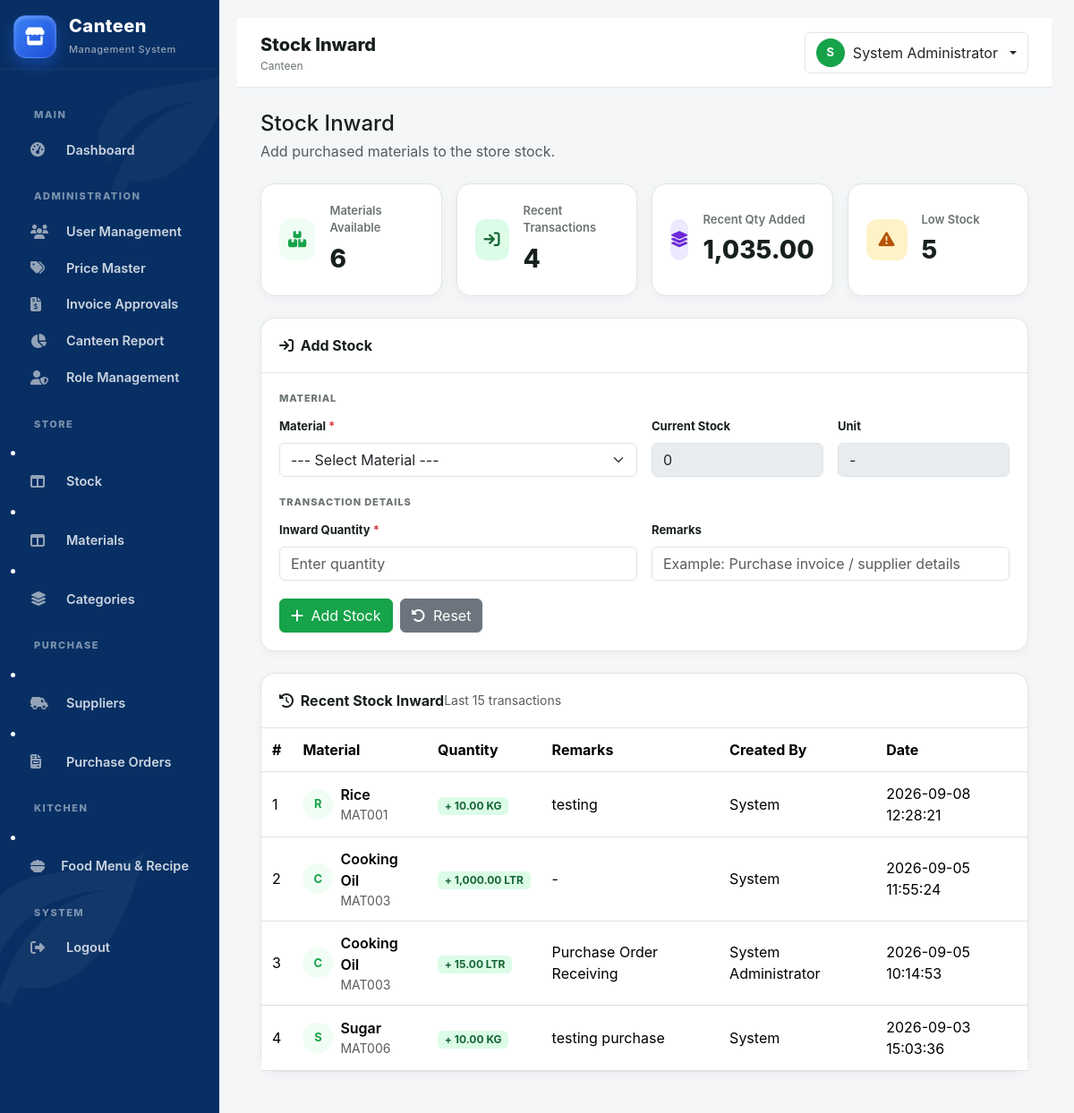
Page /store/stock_inward.php (signed in) on the earlier database version.
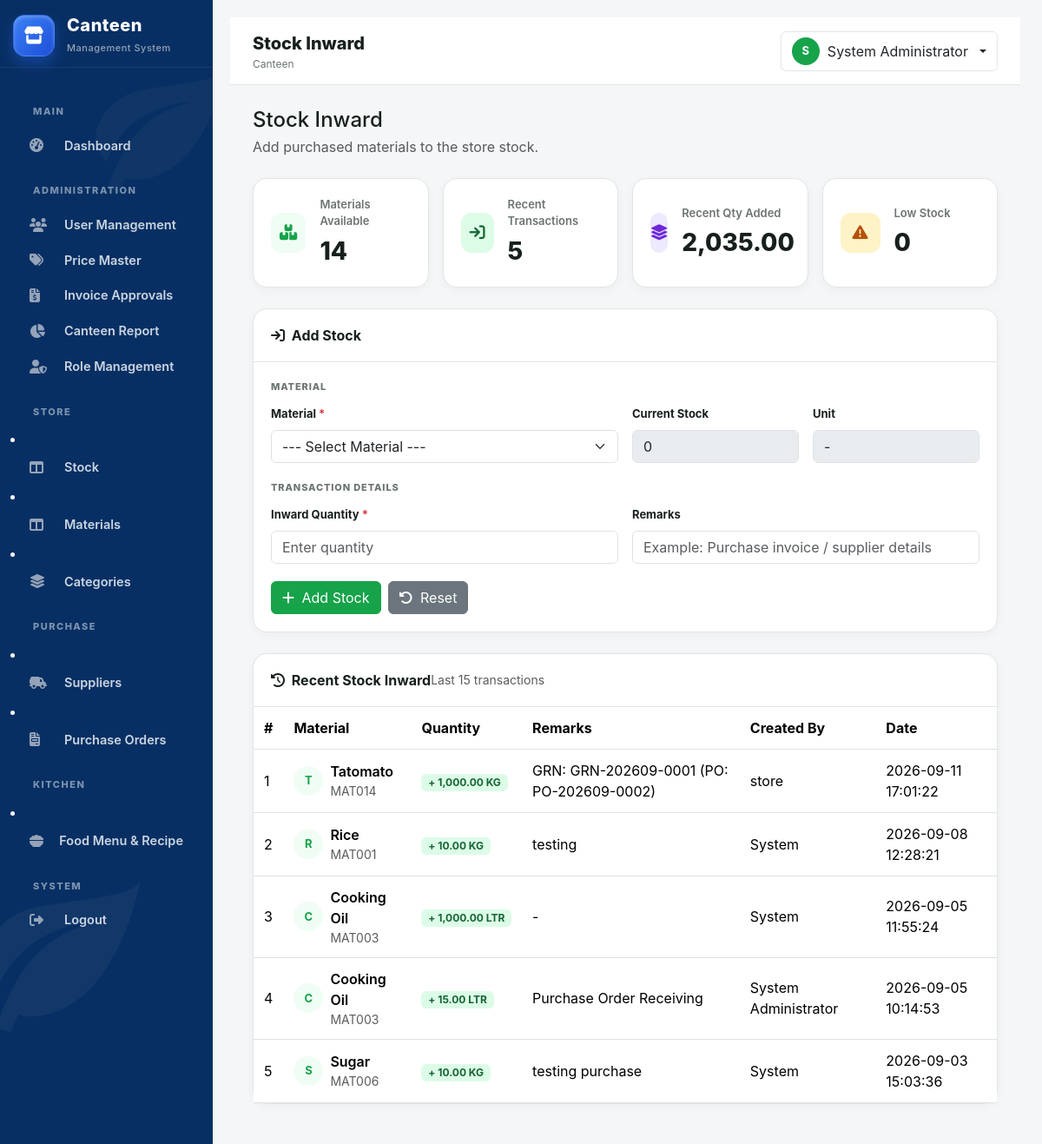
Same page on the later database version.
### tables this page shows
CREATE TABLE `stock_transactions` (
  `id` int(10) UNSIGNED NOT NULL,
  `material_id` int(10) UNSIGNED NOT NULL,
  `transaction_type` enum('PURCHASE','ISSUE_KITCHEN','RETURN','ADJUSTMENT') NOT NULL,
  `quantity` decimal(12,2) NOT NULL,
  `reference_no` varchar(100) DEFAULT NULL,
  `reference_id` int(10) UNSIGNED DEFAULT NULL,
  `remarks` varchar(255) DEFAULT NULL,
  `created_by` int(10) UNSIGNED DEFAULT NULL,
  `created_at` datetime DEFAULT current_timestamp()
);

CREATE TABLE `materials` (
  `id` int(10) UNSIGNED NOT NULL,
  `material_code` varchar(50) DEFAULT NULL,
  `material_name` varchar(150) NOT NULL,
  `category` varchar(100) DEFAULT NULL,
  `unit` varchar(50) NOT NULL,
  `unit_price` decimal(10,2) NOT NULL DEFAULT 0.00,
  `minimum_stock` decimal(12,2) DEFAULT 0.00,
  `current_stock` decimal(12,2) DEFAULT 0.00,
  `status` enum('Enable','Disabled') DEFAULT 'Enable',
  `created_at` datetime DEFAULT current_timestamp(),
  `updated_at` datetime DEFAULT NULL ON UPDATE current_timestamp()
);

CREATE TABLE `users` (
  `id` int(10) UNSIGNED NOT NULL,
  `role_id` int(10) UNSIGNED NOT NULL,
  `employee_code` varchar(50) DEFAULT NULL,
  `employee_name` varchar(150) NOT NULL,
  `email` varchar(150) NOT NULL,
  `password` varchar(255) NOT NULL,
  `status` enum('Enable','Disabled') NOT NULL DEFAULT 'Enable',
  `created_at` datetime NOT NULL DEFAULT current_timestamp(),
  `updated_at` datetime DEFAULT NULL ON UPDATE current_timestamp()
);

### includes/functions.php (called while the page is built, shortened)
<?php
function e(?string $value): string {
    return htmlspecialchars($value ?? '', ENT_QUOTES, 'UTF-8');
}

### store/stock_inward.php (the view, shortened to what the changed rows need)
<?php
require_once __DIR__ . '/../config/database.php';
require_once __DIR__ . '/../includes/functions.php';
$stmt = $con->query("
    SELECT
        id,
        material_code,
        material_name,
        category,
        unit,
        current_stock,
        minimum_stock
    FROM materials
    WHERE status = 'Enable'
    ORDER BY material_name ASC
");
$materials = $stmt->fetchAll();
$stmt = $con->query("
    SELECT
        st.id,
        st.quantity,
        st.remarks,
        st.created_at,
        m.material_code,
        m.material_name,
        m.unit,
        u.employee_name
    FROM stock_transactions st
    INNER JOIN materials m
        ON m.id = st.material_id
    LEFT JOIN users u
        ON u.id = st.created_by
    WHERE st.transaction_type = 'PURCHASE'
    ORDER BY st.id DESC
    LIMIT 15
");
$recentInward = $stmt->fetchAll();
$availableMaterialsCount = count($materials);
$lowStockCount = 0;
foreach ($materials as $m) {
    if ((float)$m['current_stock'] <= (float)$m['minimum_stock']) {
        $lowStockCount++;
    }
}
$recentTransactionCount = count($recentInward);
$recentQuantityTotal = 0.0;
foreach ($recentInward as $row) {
    $recentQuantityTotal += (float)$row['quantity'];
}
require_once __DIR__ . '/../includes/header.php';
?>
<main class="main-content">
    <div class="page-body">
        <div class="row g-3 mb-4">
            <div class="col-6 col-lg-3">
                <div class="stat-card d-flex align-items-center gap-3">
                    <div>
                        <div class="stat-label">Materials Available</div>
                        <div class="stat-value"><?= $availableMaterialsCount ?></div>
                    </div>
                </div>
            </div>
            <div class="col-6 col-lg-3">
                <div class="stat-card d-flex align-items-center gap-3">
                    <div>
                        <div class="stat-label">Recent Transactions</div>
                        <div class="stat-value"><?= $recentTransactionCount ?></div>
                    </div>
                </div>
            </div>
            <div class="col-6 col-lg-3">
                <div class="stat-card d-flex align-items-center gap-3">
                    <div>
                        <div class="stat-label">Recent Qty Added</div>
                        <div class="stat-value"><?= number_format($recentQuantityTotal, 2) ?></div>
                    </div>
                </div>
            </div>
            <div class="col-6 col-lg-3">
                <div class="stat-card d-flex align-items-center gap-3">
                    <div>
                        <div class="stat-label">Low Stock</div>
                        <div class="stat-value"><?= $lowStockCount ?></div>
                    </div>
                </div>
            </div>
        </div>
        <div class="content-card">
            <div class="table-responsive">
                <table class="table table-hover align-middle mb-0">
                    <thead>
                        <tr>
                            <th>#</th>
                            <th>Material</th>
                            <th>Quantity</th>
                            <th>Remarks</th>
                            <th>Created By</th>
                            <th>Date</th>
                        </tr>
                    </thead>
                    <tbody>
                    <?php if (empty($recentInward)): ?>
                        <tr>
                            <td
                                colspan="6"
                                class="text-center text-muted py-5">
                                <i class="fa-solid fa-inbox fs-2 d-block mb-2"></i>
                                No stock inward transactions found.
                            </td>
                        </tr>
                    <?php else: ?>
                        <?php foreach ($recentInward as $index => $row): ?>
                            <?php
                            $initials = strtoupper(
                                substr($row['material_name'], 0, 1)
                            );
                            ?>
                            <tr>
                                <td>
                                    <?= $index + 1 ?>
                                </td>
                                <td>
                                    <div class="d-flex align-items-center gap-2">
                                        <span class="row-avatar">
                                            <?= e($initials) ?>
                                        </span>
                                        <div>
                                            <div class="fw-semibold">
                                                <?= e($row['material_name']) ?>
                                            </div>
                                            <div class="text-muted small">
                                                <?= e($row['material_code']) ?>
                                            </div>
                                        </div>
                                    </div>
                                </td>
                                <td>
                                    <span class="badge badge-enable">
                                        +
                                        <?= number_format(
                                            (float)$row['quantity'],
                                            2
                                        ) ?>
                                        <?= e($row['unit']) ?>
                                    </span>
                                </td>
                                <td>
                                    <?= e(
                                        $row['remarks'] ?: '-'
                                    ) ?>
                                </td>
                                <td>
                                    <?= e(
                                        $row['employee_name']
                                        ?: 'System'
                                    ) ?>
                                </td>
                                <td>
                                    <?= e(
                                        $row['created_at']
                                    ) ?>
                                </td>
                            </tr>
                        <?php endforeach; ?>
                    <?php endif; ?>
                    </tbody>
                </table>
            </div>
        </div>
    </div>
</main>
<?php
require_once __DIR__ . '/../includes/footer.php';
?>

Differences in the rows shown:
added stock_transactions: material.material_name "T", material.material_name "Tatomato", material.material_code "MAT014", quantity "1,000.00", material.unit "KG", remarks "GRN: GRN-202609-0001 (PO: PO-202609-0002)", created_by.employee_name "store", created_at "2026-09-11 17:01:22"
Other differences:
$availableMaterialsCount: "6" → "14"
$recentTransactionCount: "4" → "5"
$recentQuantityTotal: "1,035.00" → "2,035.00"
$lowStockCount: "5" → "0"
